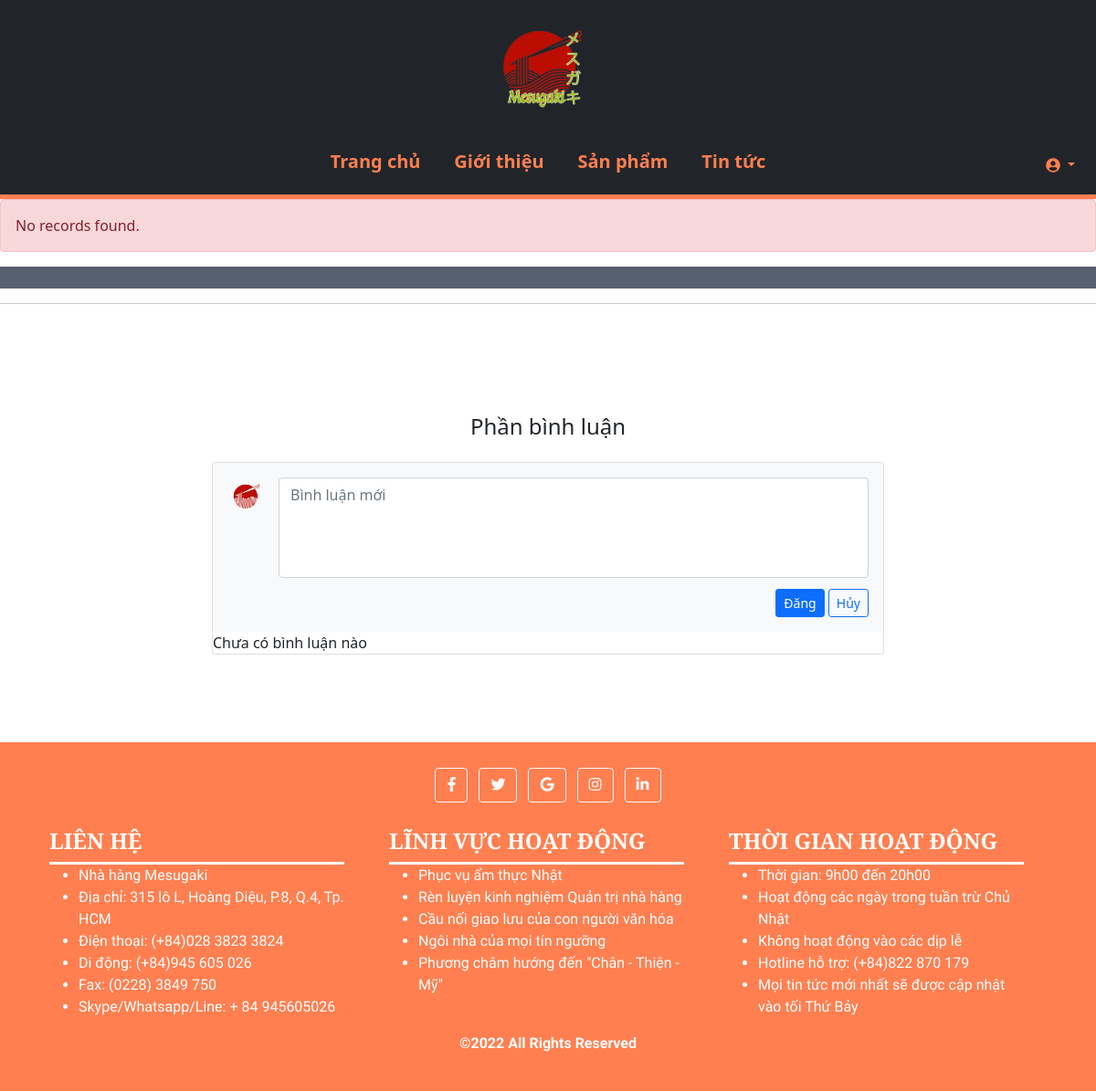
Before: /newsInfo.php with the older database file.
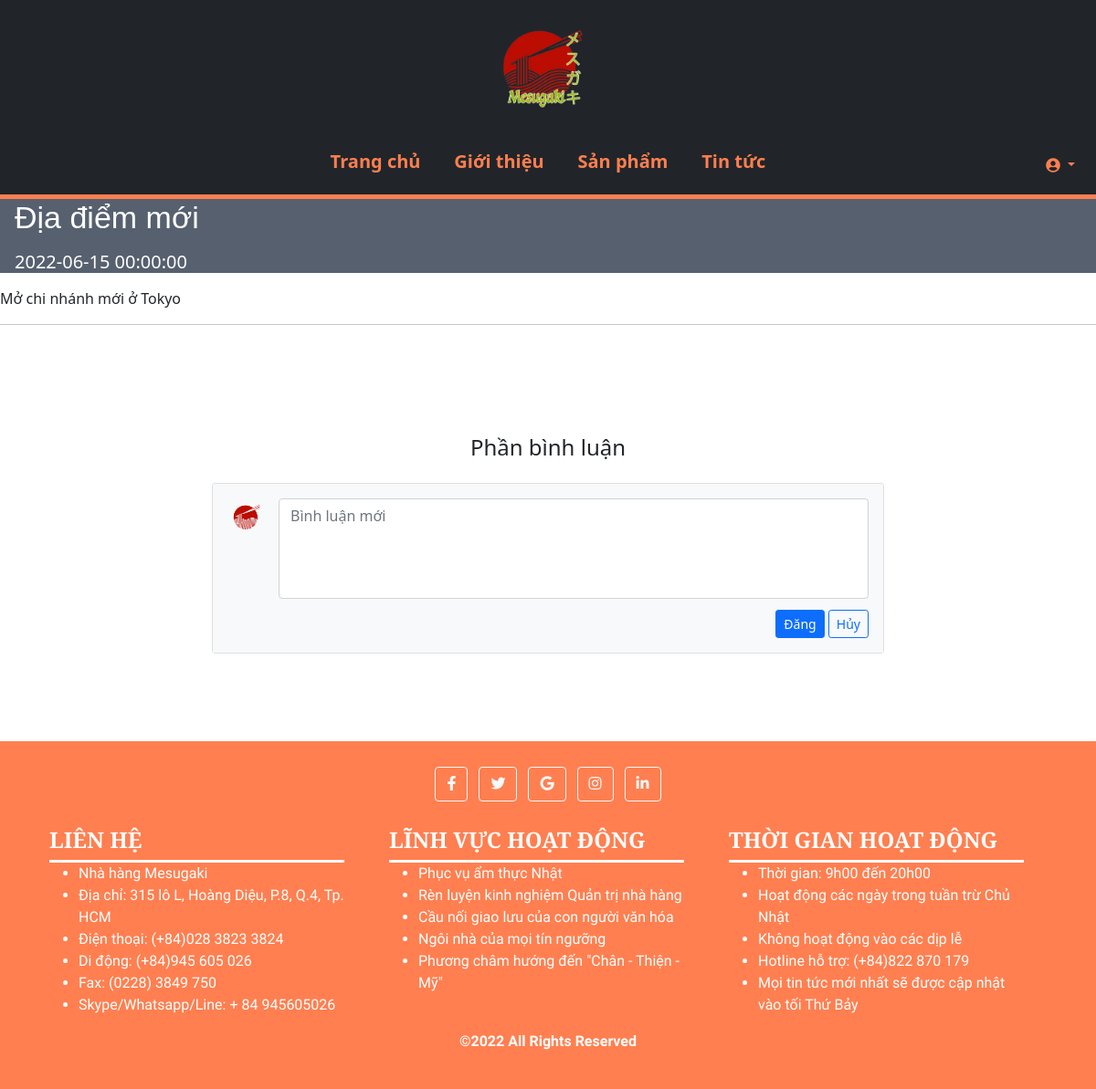
After: the same page with the newer database file.
### tables this page shows
CREATE TABLE `news` (
  `id` int(10) UNSIGNED NOT NULL,
  `name` varchar(100) NOT NULL,
  `datetime` datetime NOT NULL,
  `content` text NOT NULL
);

### newsInfo.php (the view, shortened to what this page needs)
<?php
  require_once('config/config.php');
  $news_id = "";
  $query = "SELECT * FROM news WHERE id = '" . $news_id . "'";
  $res = mysqli_query($conn, $query);
  $newspage = mysqli_fetch_all($res, MYSQLI_ASSOC);
  $row_cnt = $res->num_rows;
  $newspage1 = $newspage[0];
  $query1 = "SELECT * FROM news_comments WHERE news_id = '" . $news_id . "'";
  $res = mysqli_query($conn, $query1);
  $cmt_cnt = $res->num_rows;
?>
<!DOCTYPE html>
<html lang="en">
<head>
  <link href="https://cdnjs.cloudflare.com/ajax/libs/font-awesome/5.9.0/css/all.min.css" rel="stylesheet">
  <link href="https://cdn.jsdelivr.net/npm/bootstrap@5.1.3/dist/css/bootstrap.min.css" rel="stylesheet">
  <link rel="stylesheet" href="styles/news-info.css">
</head>
<body>
  <div>
    <?php $IPATH = $_SERVER["DOCUMENT_ROOT"]."/btl-web/";
    include($IPATH."navbar.php");?>
  </div>
  <?php
    if ($row_cnt == 0){
      echo "<div class='alert alert-danger'>No records found.</div>";
    }
  ?>
  <div id="container">
    <div class="newsDISP" style="padding: 0 0 0 1em">
        <div class="mb-3 text-white">
            <h1><?php echo htmlspecialchars($newspage1['name']); ?></h1>
        </div>
        <p class="lead text-white">
          <span class="text-white">
            <h5 class="text-white"><?php echo htmlspecialchars($newspage1['datetime']); ?></h5>
          </span>
        </p>
        </div>
        <p><?php echo htmlspecialchars($newspage1['content']); ?></p>
        <hr>
        <div class="container my-5 py-5">
          <div class="row d-flex justify-content-center commentDISP">
          <div class="col-md-6 text-center">
            <h4 class="my-4 h4">Phần bình luận</h4>
          </div>
          </div>
          <div class="row d-flex justify-content-center">
            <div class="col-md-12 col-lg-10 col-xl-8">
              <div class="card">
                <div class="card-header py-3 border-0" style="background-color: #f8f9fa;">
                  <form action="" method="post">
                    <div class="d-flex flex-start w-100">
                      <img class="rounded-circle shadow-1-strong me-3"
                        src="img/logo.png" alt="avatar" width="40"
                        height="40" />
                      <div class="form-outline w-100">
                        <textarea class="form-control" id="textAreaExample" rows="4"
                          style="background: #fff; resize: none;" placeholder="Bình luận mới" name="comment_text"></textarea>
                      </div>
                    </div>
                    <div class="float-end mt-2 pt-1">
                      <button type="submit" class="btn-orange btn btn-primary btn-sm" name="comment_post">Đăng</button>
                      <input type="reset" class="btn-orange-out btn btn-outline-primary btn-sm" value="Hủy"></input>
                    </div>
                  </form>
                </div>
                <?php
                  if($cmt_cnt == 0)
                  {
                    echo "Chưa có bình luận nào";
                  }
                ?>
              </div>
            </div>
          </div>
        </div>
    </div>
  <div>
    <?php $IPATH = $_SERVER["DOCUMENT_ROOT"]."/btl-web/";
    include($IPATH."footer.php");?>
  </div>
</body>
</html>

Changed rows visible on the page:
added news: name "Địa điểm mới", datetime "2022-06-15 00:00:00", content "Mở chi nhánh mới ở Tokyo"
Other visible differences:
text no longer shown: "No records found. Chưa có bình luận nào"
